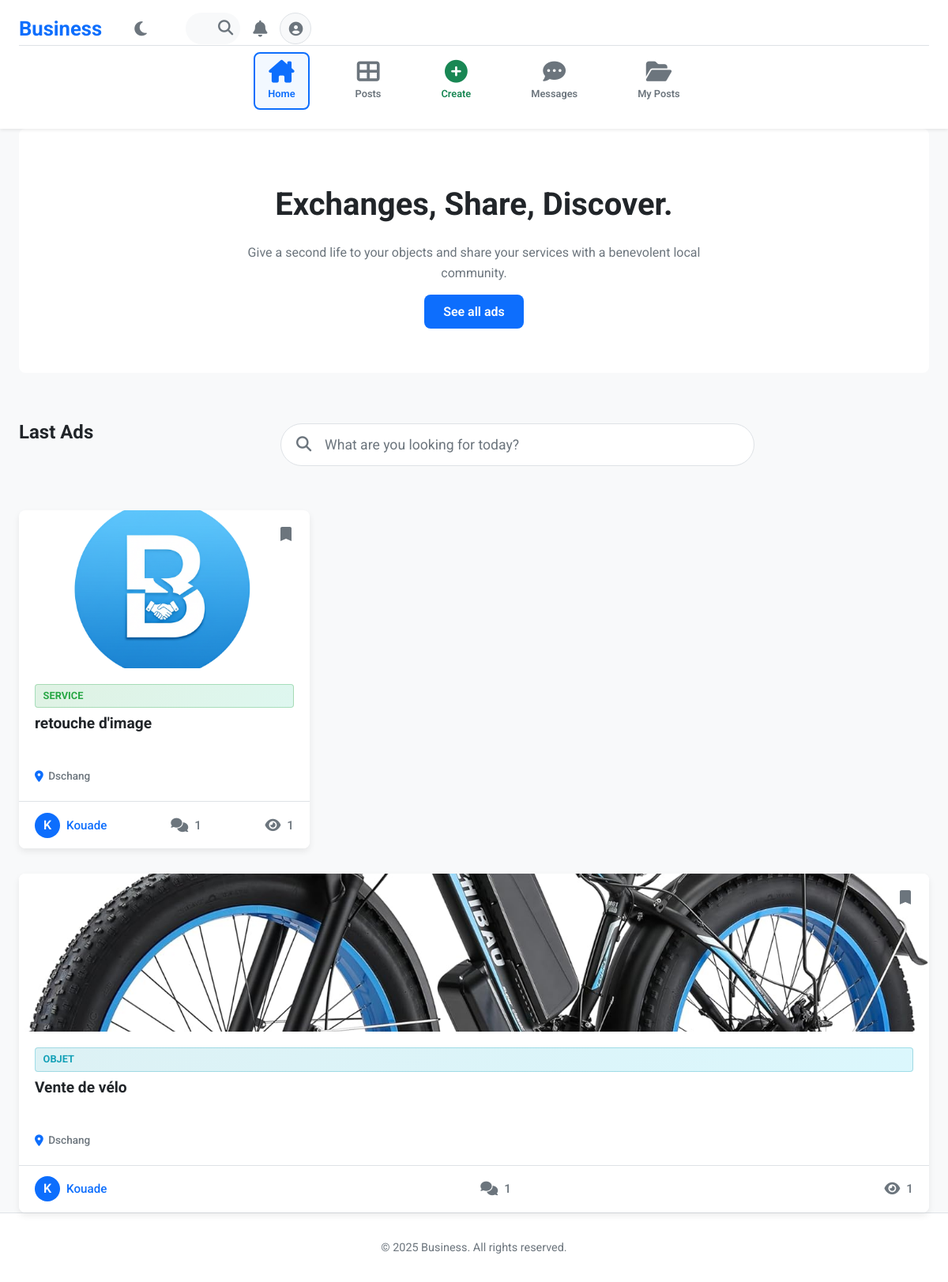
The app's page / (signed in) with its own data.
### app.py (models this page shows, shortened)
class Post(db.Model):
    id = db.Column(db.Integer, primary_key=True)
    title = db.Column(db.String(100), nullable=False)
    description = db.Column(db.Text, nullable=False)
    type = db.Column(db.String(50), nullable=False)
    category = db.Column(db.String(50), nullable=False)
    locations = db.relationship('Location', secondary=post_locations, lazy='subquery',
                                backref=db.backref('posts', lazy=True))
    timestamp = db.Column(db.DateTime, default=lambda: datetime.now(timezone.utc))
    user_id = db.Column(db.Integer, db.ForeignKey('user.id'), nullable=False, index=True)
    images = db.relationship('PostImage', backref='post', lazy=True, cascade="all, delete-orphan")
    is_visible = db.Column(db.Boolean, default=True, nullable=False)
    view_count = db.Column(db.Integer, default=0)
    interest_count = db.Column(db.Integer, default=0, nullable=False)
    interested_users = db.relationship('User', secondary=post_interests, lazy='dynamic',
                                       backref=db.backref('interested_posts', lazy=True))

class PostImage(db.Model):
    id = db.Column(db.Integer, primary_key=True)
    file_path = db.Column(db.String(255), nullable=False)
    post_id = db.Column(db.Integer, db.ForeignKey('post.id'), nullable=False, index=True)

class User(db.Model):
    id = db.Column(db.Integer, primary_key=True)
    username = db.Column(db.String(80), unique=True, nullable=False)
    email = db.Column(db.String(120), unique=True, nullable=False)
    password_hash = db.Column(db.String(120), nullable=False)
    is_confirmed = db.Column(db.Boolean, nullable=False, default=False)
    member_since = db.Column(db.DateTime(), default=lambda: datetime.now(timezone.utc))
    preferred_language = db.Column(db.String(5), default='fr')
    location = db.Column(db.String(100), nullable=True)
    profile_photo = db.Column(db.String(255), default=None)
    posts = db.relationship('Post', backref='author', lazy=True, cascade="all, delete-orphan")
    favorite_posts = db.relationship('Post', secondary=user_favorites, lazy='dynamic', backref=db.backref('favorited_by', lazy=True))

### app.py (the view)
@app.route('/')
@load_user_for_template
def index_page():
    if 'language' not in session:
        return redirect(url_for('select_language'))
    latest_posts = Post.query.filter_by(is_visible=True).order_by(Post.timestamp.desc()).limit(6).all()
    return render_template('index.html', latest_posts=latest_posts)

### app.py (called while the page is built)
def select_locale():
    lang = session.get('language')
    if lang in app.config['LANGUAGES']:
        return lang
    return request.accept_languages.best_match(app.config['LANGUAGES']) or app.config['BABEL_DEFAULT_LOCALE']

@app.context_processor
def inject_get_locale():
    return {'get_locale': lambda: str(babel_get_locale())}

@app.after_request
def add_security_headers(response):
    response.headers['Cache-Control'] = 'no-store, no-cache, must-revalidate, max-age=0'
    response.headers['Pragma'] = 'no-cache'
    response.headers['Expires'] = '0'
    response.headers['X-Content-Type-Options'] = 'nosniff'
    response.headers['X-Frame-Options'] = 'SAMEORIGIN'
    return response

@app.before_request
def before_request():
    g.user = None
    if 'language' in session:
        from flask_babel import refresh
        refresh()

def load_user_for_template(f):
    @wraps(f)
    def decorated_function(*args, **kwargs):
        try:
            verify_jwt_in_request(optional=True)
            g.user = None
            user_identity = get_jwt_identity()
            if user_identity:
                user = db.session.get(User, int(user_identity))
                g.user = user
                if user and user.preferred_language:
                    session['language'] = user.preferred_language
        except Exception:
            g.user = None
        return f(*args, **kwargs)
    return decorated_function

### templates/index.html (shortened to what this page needs)
{% extends "base.html" %}
{% block content %}
<div class="hero-section">
    <h1>{{ _('Exchanges, Share, Discover.') }}</h1>
    <p>{{ _('Give a second life to your objects and share your services with a benevolent local community.') }}</p>
    <a href="{{ url_for('posts_page') }}" class="button-primary">{{ _('See all ads') }}</a>
</div>
<div class="page-header">
    <h2>{{ _('Last Ads') }}</h2>
    <div class="modern-search-bar homepage-search">
        <i class="fa-solid fa-search"></i>
        <input type="search" id="search-input" placeholder="{{ _('What are you looking for today?') }}">
    </div>
</div>
<div id="posts-list-container" class="posts-grid">
    {% if latest_posts %}
    {% for post in latest_posts %}
        <div class="post-card">
            {% set favoritedClass = 'favorited' if g.user and post in g.user.favorite_posts else '' %}
            <button class="favorite-btn {{ favoritedClass }}" data-post-id="{{ post.id }}" title="{{ _('Save') }}">
                <svg width="24" height="24" viewBox="0 0 24 24"><path d="M17 3H7c-1.1 0-2 .9-2 2v16l7-3 7 3V5c0-1.1-.9-2-2-2z"></path></svg>
            </button>
            <a href="{{ url_for('post_detail_page', post_id=post.id) }}" class="post-card-link">
                {% if post.images %}
                <div class="post-card-image" style="background-image: url({{ url_for('uploaded_file', filename=post.images[0].file_path) }});"></div>
                {% endif %}
                <div class="post-card-content">
                    <span class="post-card-category category-{{ post.category|lower }}">
                        {{ post.category }}
                    </span>
                    <h3>{{ post.title }}</h3>
                    {% if post.locations %}
    <div class="post-card-location">
        <i class="fa-solid fa-map-marker-alt"></i>
        <span>{{ post.locations|map(attribute='name')|join(', ') }}</span>
    </div>
    {% endif %}
                </div>
            </a>
            <div class="post-card-footer-new">
                <div class="footer-left">
                    {% if post.author.profile_photo %}
                        <a href="#" class="author-avatar-link" data-img-url="{{ url_for('uploaded_file', filename=post.author.profile_photo) }}" title="Voir la photo">
                            <img src="{{ url_for('uploaded_file', filename=post.author.profile_photo) }}" class="author-photo-small">
                        </a>
                    {% else %}
                        <div class="author-initial-small">{{ post.author.username[0]|upper }}</div>
                    {% endif %}
                    <a href="{{ url_for('profile_page', username=post.author.username, from_post=post.id) }}" title="Voir le profil">{{ post.author.username }}</a>
                </div>
<div class="footer-center interactive-footer-item"
         data-message="{{ _('%(count)s people interact with this ad.', count=post.interest_count) }}"
         data-author-id="{{ post.user_id }}"
         data-post-id="{{ post.id }}"
         title="Voir les interactions">
        <i class="fa-solid fa-comments"></i>
        <span>{{ post.interest_count }}</span>
    </div>
    <div class="footer-right interactive-footer-item"
         data-message="{{ _('This ad has been viewed %(count)s times.', count=post.view_count) }}"
         title="Voir les vues">
        <i class="fa-solid fa-eye"></i>
        <span>{{ post.view_count }}</span>
    </div>
</div>
            </div>
        </div>
    {% endfor %}
{% else %}
    <p>{{ _('No ad for the moment. Be the first to create one!') }}</p>
{% endif %}
{% endblock %}

### records on screen
Post: file_path (picture), category "SERVICE", title "retouche d'image", locations|map "Dschang", author "K", author.username "Kouade", interest_count "1", view_count "1"
Post: file_path (picture), category "OBJET", title "Vente de vélo", locations|map "Dschang", author "K", author.username "Kouade", interest_count "1", view_count "1"
